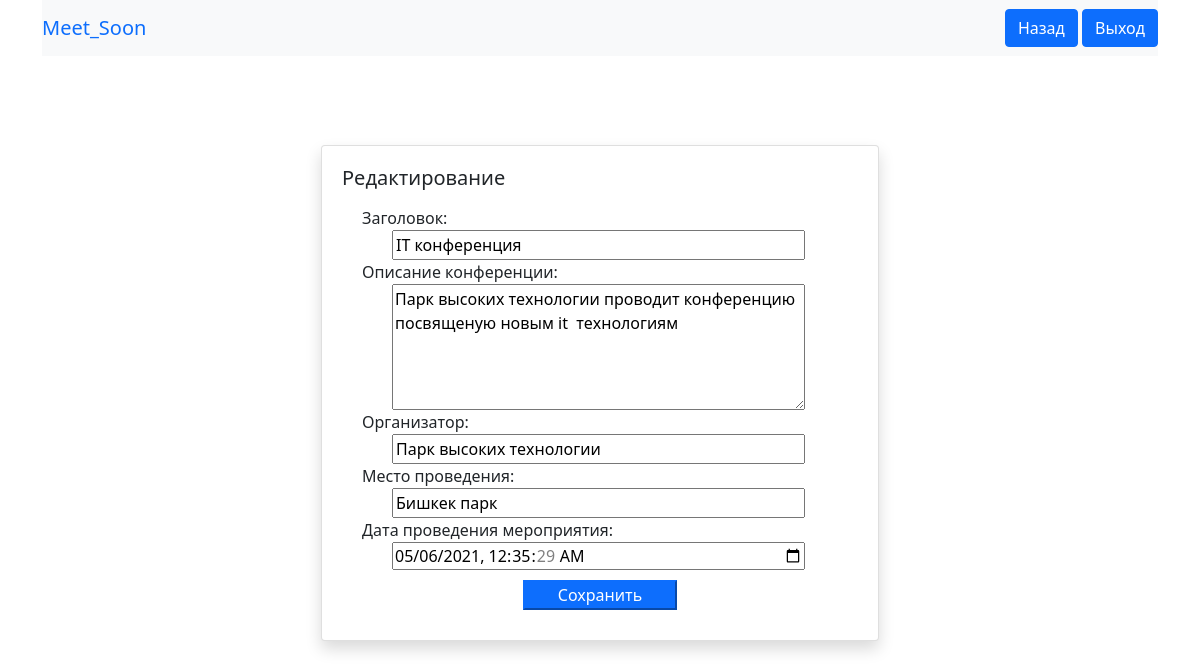
Page /edit/1/ on the committed database.
### mainApp/models.py (models this page shows)
class Conference(models.Model):
    admin = models.ForeignKey('auth.User', on_delete=models.CASCADE)
    title = models.CharField('Название конференции', max_length=100)
    organizer = models.CharField('Организатор', max_length=100)
    description = models.TextField('Описание конференции')
    place = models.CharField('Место проведения', max_length=120)
    date = models.DateTimeField('Дата начала')

### mainApp/views.py (the view)
# urls.py: path('edit/<int:conference_id>/', views.edit, name='edit'),
def edit(request, conference_id):
    conference = get_object_or_404(Conference, pk=conference_id)
    if request.method == "POST":
        form = ConferenceForm(request.POST, instance=conference)
        if form.is_valid():
            post = form.save(commit=False)
            post.save()
            return redirect('admin')
    else:
        form = ConferenceForm(instance=conference)
    return render(request, 'mainApp/edit.html', {'form': form})

### mainApp/forms.py
class ConferenceForm(ModelForm):
    class Meta:
        model = Conference
        fields = ['title', 'organizer', 'description', 'place', 'date']
        widgets = {
            'title': TextInput(attrs={
                'id': "title",
                'name': "name",
                'type': "text",
                'placeholder': "Матемаркетинг"
            }),
            'description': Textarea(attrs={
                'name': "description",
                'rows': "5",
                'placeholder': "Одна из крупных онлайн-конференций, в рамках которой будут проведены доклады..."
            }),
            'organizer': TextInput(attrs={
                'id': "organizer",
                'type': "text",
                'name': "organizer",
                'placeholder': "Mail Group"
            }),
            'place': TextInput(attrs={
                'id': "place",
                'type': "text",
                'name': "place",
                'placeholder': "Москва ул.Тверская 13"
            }),
            'date': DateTimeInput(attrs={
                'id': "date",
                'type': "datetime-local",
                'name': "date",
            })
        }

### mainApp/templates/mainApp/edit.html (shortened to what this page needs)
{% load static %}
<!doctype html>
<html lang="en">
<head>
    <link rel="stylesheet" href="{% static 'mainApp/regconference.css' %}">
    <link href="https://cdn.jsdelivr.net/npm/bootstrap@5.0.0-beta3/dist/css/bootstrap.min.css" rel="stylesheet"
>
</head>
<body>
<div class="container">
    <nav class="navbar navbar-primary bg-light justify-content-between">
        <a class="navbar-brand">Meet_Soon</a>
        <div class="form-inline">
            <a href="{% url 'admin' %}" class="btn btn-primary my-3 my-sm-0">Назад</a>
            <a href="{% url 'logout' %}" class="btn btn-primary my-2 my-sm-0">Выход</a>
        </div>
    </nav>
</div>
<div class="container ">
    <form method="POST">
        <div class="card shadow">
            <h5>Редактирование</h5>
            <label for="title">Заголовок: </label>{{ form.title }}
            <label for="description">Описание конференции: </label>{{ form.description }}
            <label for="organizer">Организатор: </label>{{ form.organizer }}
            <label for="place">Место проведения: </label> {{ form.place }}
            <label for="date">Дата проведения мероприятия: </label>{{ form.date }}
            <input type="submit" class="btn-primary reg_btn" value="Сохранить">
        </div>
    </form>
</div>
</body>
</html>

### mainApp/static/mainApp/regconference.css (style rules this page uses)
.card { width: 50%; margin: 8% auto; padding: 20px; }
label { margin-left: 20px; }
input { width: 80%; margin-left: 50px !important; }
.reg_btn { width: 30%; margin: 10px auto !important; }
textarea { width: 80%; margin-left: 50px !important; }

### rows in the picture
Conference: title "IT конференция", description "Парк высоких технологии проводит конференцию посвященую новым it технологиям", organizer "Парк высоких технологии", place "Бишкек парк", date "05/06/2021 00:35:29"
